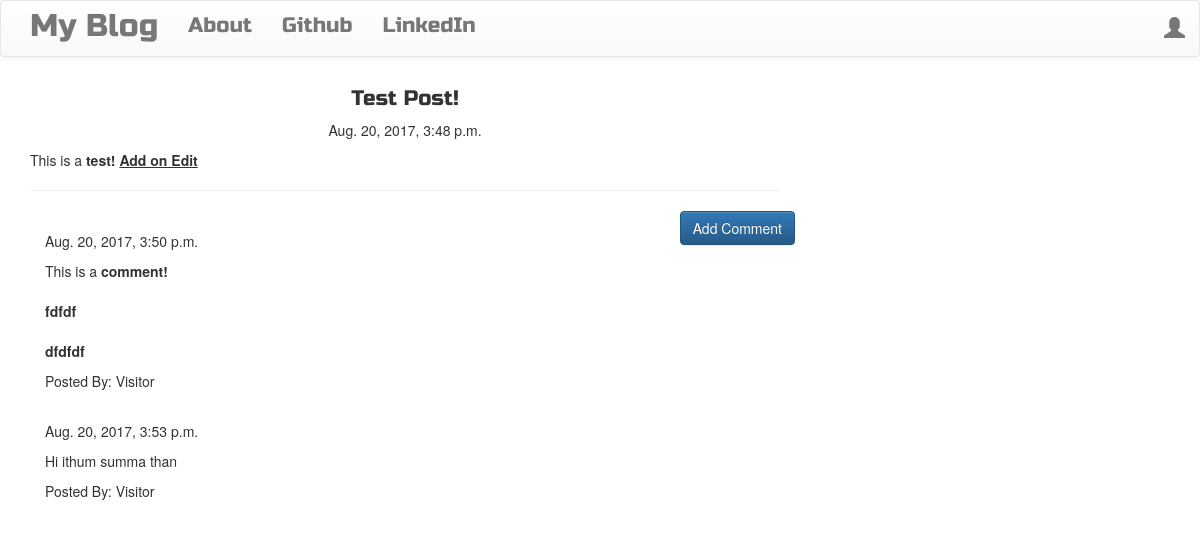
/post/1, run on the app's committed database.
### blog/models.py (models this page shows, shortened)
class Post(models.Model):
    author = models.ForeignKey('auth.User')
    title = models.CharField(max_length=200)
    text = models.TextField()
    created_date = models.DateTimeField(default=timezone.now)
    published_date = models.DateTimeField(blank=True,null=True)

class Comment(models.Model):
    post = models.ForeignKey('blog.post',related_name='comments')
    author = models.CharField(max_length=200)
    text = models.TextField()
    created_date = models.DateTimeField(default=timezone.now)
    approved_comments = models.BooleanField(default=False)

### blog/views.py (the view)
# urls.py: url(r'^post/(?P<pk>\d+)$',views.PostDetailView.as_view(),name='post_detail'),
class PostDetailView(DetailView):
    model = Post

### blog/templates/blog/post_detail.html (shortened to what this page needs)
{% extends 'blog/base.html' %}
{% block content %}
  <h1 class="posttitle loader">{{ post.title }}</h1>
  {% if post.published_date %}
    <div class="date postdate">
      {{ post.published_date }}
    </div>
  {% else %}
    <a class="btn btn-default" href="{% url 'post_publish' pk=post.pk %}">Publish</a>
  {% endif %}
  <p class="postcontent">{{ post.text|safe|linebreaksbr }}</p>
  <hr>
  <a class="btn btn-primary btn-comment" href="{% url 'add_comment_to_post' pk=post.pk %}">Add Comment</a>
  <div class="container">
    {% for comment in post.comments.all %}
      <br>
        {% if user.is_authenticated or comment.approved_comments %}
          {{ comment.created_date }}
            <p>{{ comment.text|safe|linebreaks }}</p>
            <p>Posted By: {{ comment.author }}</p>
        {% endif %}
        {% empty %}
        <p>No Comments!</p>
    {% endfor %}
  </div>
{% endblock %}

### blog/templates/blog/base.html (shortened to what this page needs)
<!DOCTYPE html>
{% load staticfiles %}
<html>
  <head>
    <link rel="stylesheet" href="https://maxcdn.bootstrapcdn.com/bootstrap/3.3.7/css/bootstrap.min.css">
    <link rel="stylesheet" href="https://maxcdn.bootstrapcdn.com/bootstrap/3.3.7/css/bootstrap-theme.min.css">
    <link rel="stylesheet" href="//cdn.jsdelivr.net/medium-editor/latest/css/medium-editor.min.css" type="text/css" media="screen" charset="utf-8">
    <link rel="stylesheet" href="{% static 'css/blog.css' %}">
  </head>
  <body class="loader">
    <nav class="navbar navbar-default techfont custom-navbar">
      <div class="container">
        <ul class="nav navbar-nav">
          <li><a class="navbar-brand bigbrand" href="{% url 'post_list' %}">My Blog</a></li>
          <li><a href="{% url 'about' %}">About</a></li>
          <li><a href="https://www.github.com">Github</a></li>
          <li><a href="https://www.linkedin.com">LinkedIn</a></li>
        </ul>
        <ul class="nav navbar-nav navbar-right">
          {% if user.is_authenticated %}
            <li><a href="{% url 'post_new' %}">New Post</a></li>
            <li><a href="{% url 'post_draft_list' %}">Drafts</a></li>
            <li><a href="{% url 'logout' %}">Log Out</a></li>
            <li><a href="#">Welcome: {{ user.username }}</a></li>
          {% else %}
            <li><a class="nav navbar-right" href="{% url 'login' %}"><span class="glyphicon glyphicon-user"></span></a></li>
          {% endif %}
        </ul>
      </div>
    </nav>
    <div class="content container">
      <div class="row">
        <div class="col-md-8">
          <div class="blog_posts">
            {% block content %}
            {% endblock %}
          </div>
        </div>
      </div>
    </div>
  </body>
</html>

### blog/static/css/blog.css (style rules this page uses)
.techfont { font-family: 'Russo One',sans-serif; font-size: 1.5em; margin-bottom: 10px; }
.bigbrand { font-size: 1.5em; }
.postdate { text-align: center; }
.posttitle { font-family: 'Russo One',sans-serif; font-size: 1.5em; text-align: center; }
.postcontent { font-family: 'Montserrat'; font-size: 1.5em; }
.btn-comment { position: absolute; right: 0px; }
.loader { filter:hue-rotate(0deg); color:linear-gradient(45deg,#0f8,#08f); animation:hue 10000ms infinite linear; }

### data on the page
Post: title "Test Post!", published_date "Aug. 20, 2017, 3:48 p.m.", text "This is a test! Add on Edit"
Comment: created_date "Aug. 20, 2017, 3:50 p.m.", text "This is a comment! fdfdf dfdfdf", author "Visitor"
Comment: created_date "Aug. 20, 2017, 3:53 p.m.", text "Hi ithum summa than", author "Visitor"
